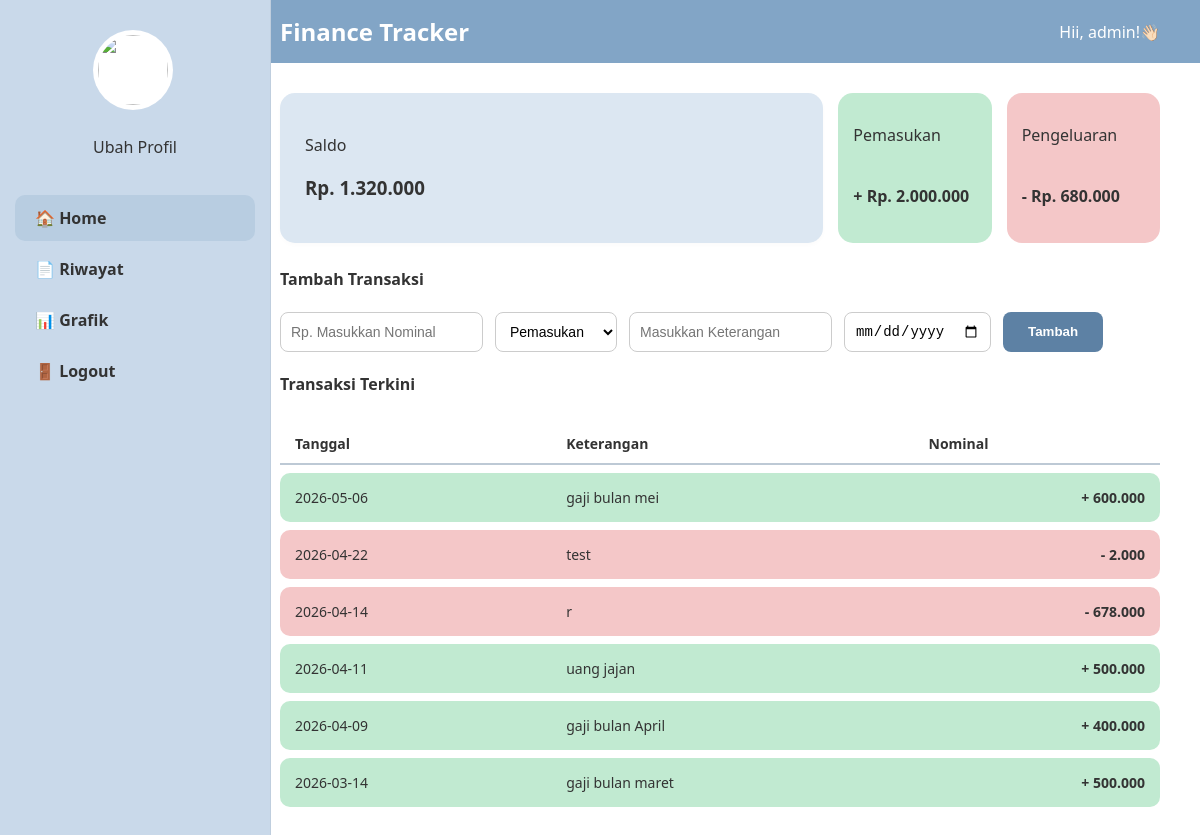
Screenshot of /dashboard.php (signed in) with the database file from the repository.
### tables this page shows
CREATE TABLE `transaksi` (
  `id` int(11) NOT NULL,
  `tanggal` date DEFAULT NULL,
  `jenis` enum('pemasukan','pengeluaran') DEFAULT NULL,
  `kategori` varchar(50) DEFAULT NULL,
  `jumlah` int(11) DEFAULT NULL,
  `keterangan` text DEFAULT NULL,
  `user_id` int(11) DEFAULT NULL
);

### dashboard.php (the view, shortened to what this page needs)
<?php
include "koneksi.php";
$username = $_SESSION['username'];
$stmt_user = mysqli_prepare($conn, "SELECT id FROM user WHERE username=?");
mysqli_stmt_bind_param($stmt_user, "s", $username);
mysqli_stmt_execute($stmt_user);
$user_id = mysqli_stmt_get_result($stmt_user)->fetch_assoc()['id'] ?? 0;
$stmt = mysqli_prepare($conn, "SELECT * FROM transaksi WHERE user_id=? ORDER BY tanggal DESC");
mysqli_stmt_bind_param($stmt, "i", $user_id);
mysqli_stmt_execute($stmt);
$query = mysqli_stmt_get_result($stmt);
$stmt_masuk = mysqli_prepare($conn, "SELECT SUM(jumlah) as total FROM transaksi WHERE user_id=? AND jenis='pemasukan'");
mysqli_stmt_bind_param($stmt_masuk, "i", $user_id);
mysqli_stmt_execute($stmt_masuk);
$dataMasuk = mysqli_stmt_get_result($stmt_masuk)->fetch_assoc();
$stmt_keluar = mysqli_prepare($conn, "SELECT SUM(jumlah) as total FROM transaksi WHERE user_id=? AND jenis='pengeluaran'");
mysqli_stmt_bind_param($stmt_keluar, "i", $user_id);
mysqli_stmt_execute($stmt_keluar);
$dataKeluar = mysqli_stmt_get_result($stmt_keluar)->fetch_assoc();
$totalMasuk = ($dataMasuk && $dataMasuk['total']) ? $dataMasuk['total'] : 0;
$totalKeluar = ($dataKeluar && $dataKeluar['total']) ? $dataKeluar['total'] : 0;
$saldo = $totalMasuk - $totalKeluar;
?>
<!DOCTYPE html>
<html>
<head>
    <link rel="stylesheet" href="dashboard.css">
</head>
<body>
<div class="wrapper">
    <div class="sidebar">
        <div class="profile" onclick="window.location.href='profil.php'" style="cursor: pointer;">
            <img src="profile.jpg">
            <p>Ubah Profil</p>
        </div>
        <ul>
            <li class="active" onclick="window.location.href='dashboard.php'">🏠 Home</li>
            <li onclick="window.location.href='riwayat.php'">📄 Riwayat</li>
            <li onclick="window.location.href='grafik.php'">📊 Grafik</li>
            <li onclick="window.location.href='logout.php'">🚪 Logout</li>
        </ul>
    </div>
    <div class="main">
        <div class="topbar">
            <div class="topbar-left">
                <span class="title" style="color: #ffffff; font-size: 24px; font-weight: bold;">Finance Tracker</span>
            </div>
            <div class="user">
                <span>Hii, <?php echo $_SESSION['username']; ?>!👋🏻</span>
            </div>
        </div>
        <div class="content">
            <div class="cards">
                <div class="saldo">
                    <p>Saldo</p>
                    <h3>Rp. <?php echo number_format($saldo,0,',','.'); ?></h3>
                </div>
                <div class="pemasukan">
                    <p>Pemasukan</p>
                    <h4>+ Rp. <?php echo number_format($totalMasuk,0,',','.'); ?></h4>
                </div>
                <div class="pengeluaran">
                    <p>Pengeluaran</p>
                    <h4>- Rp. <?php echo number_format($totalKeluar,0,',','.'); ?></h4>
                </div>
            </div>
            <div class="form-box">
                <h4>Tambah Transaksi</h4>
                <form action="tambah.php" method="POST">
                    <input type="number" name="nominal" placeholder="Rp. Masukkan Nominal" required>
                    <select name="tipe">
                        <option value="pemasukan">Pemasukan</option>
                    </select>
                    <input type="text" name="keterangan" placeholder="Masukkan Keterangan" required>
                    <input type="date" name="tanggal" required>
                    <button type="submit">Tambah</button>
                </form>
            </div>
            <div class="table-box">
                <h4>Transaksi Terkini</h4>
                <table>
                    <tr>
                        <th>Tanggal</th>
                        <th>Keterangan</th>
                        <th>Nominal</th>
                    </tr>
                    <?php while($row = mysqli_fetch_assoc($query)) { ?>
                    <tr class="<?php echo htmlspecialchars($row['jenis']); ?>">
                        <td><?php echo htmlspecialchars($row['tanggal']); ?></td>
                        <td><?php echo htmlspecialchars($row['keterangan']); ?></td>
                        <td>
                            <?php
                            if($row['jenis']=="pemasukan"){
                                echo "+ ";
                            } else {
                                echo "- ";
                            }
                            echo number_format($row['jumlah'],0,',','.');
                            ?>
                        </td>
                    </tr>
                    <?php } ?>
                </table>
            </div>
        </div>
    </div>
</div>
</body>
</html>

### dashboard.css (style rules this page uses)
:root { --bg-sidebar: #c9d9ea; --bg-body: #ffffff; --topbar: #82A5C6; --card-bg: #DCE7F2; --btn-primary: #5D81A4; --pastel-green: #C1EAD1; --pastel-red: #F4C7C8; }
body { margin: 0; font-family: 'Segoe UI', Tahoma, Geneva, Verdana, sans-serif; background: var(--bg-body); color: #333; }
.wrapper { display: flex; }
.sidebar { width: 240px; background: var(--bg-sidebar); height: 100vh; position: fixed; padding: 30px 15px; display: flex; flex-direction: column; align-items: center; border-right: 1px solid rgba(0,0,0,0.05); }
.profile img { width: 70px; height: 70px; background: white; border-radius: 50%; padding: 5px; margin-bottom: 10px; }
.sidebar ul { width: 100%; list-style: none; padding: 0; }
.sidebar li { padding: 12px 20px; margin: 5px 0; border-radius: 10px; font-weight: 600; display: flex; align-items: center; gap: 10px; cursor: pointer; transition: 0.2s; }
.sidebar li.active { background: #B8CDE1; }
.main { margin-left: 240px; flex: 1; }
.topbar { background: var(--topbar); padding: 15px 40px; display: flex; justify-content: space-between; align-items: center; color: white; }
.content { padding: 30px 40px; }
.cards { display: flex; gap: 15px; margin-bottom: 25px; }
.cards .saldo { background: var(--card-bg); flex: 8; padding: 25px; border-radius: 15px; box-shadow: 0 2px 5px rgba(0,0,0,0.02); }
.cards .pemasukan { background: var(--pastel-green); flex: 2; padding: 15px; border-radius: 15px; display: flex; flex-direction: column; justify-content: space-between; }
.cards .pengeluaran { background: var(--pastel-red); flex: 2; padding: 15px; border-radius: 15px; display: flex; flex-direction: column; justify-content: space-between; }
.form-box form { display: flex; gap: 12px; }
.form-box input, .form-box select { padding: 10px; border-radius: 8px; border: 1px solid #ccc; background: white; font-size: 14px; }
.form-box button { background: var(--btn-primary); color: white; border: none; padding: 10px 25px; border-radius: 8px; font-weight: bold; cursor: pointer; }
table { width: 100%; border-collapse: separate; border-spacing: 0 8px; }
th { padding: 10px 15px; text-align: left; font-size: 14px; border-bottom: 2px solid #bdc9d5; }
td { padding: 15px; font-size: 14px; font-weight: 500; }
tr.pemasukan td { background: var(--pastel-green); }
tr.pengeluaran td { background: var(--pastel-red); }
tr td:first-child { border-radius: 10px 0 0 10px; }
tr td:last-child { border-radius: 0 10px 10px 0; text-align: right; font-weight: bold; }

### rows the page displays
transaksi: tanggal "2026-05-06", keterangan "gaji bulan mei", jumlah "600.000"
transaksi: tanggal "2026-04-22", keterangan "test", jumlah "2.000"
transaksi: tanggal "2026-04-14", keterangan "r", jumlah "678.000"
transaksi: tanggal "2026-04-11", keterangan "uang jajan", jumlah "500.000"
transaksi: tanggal "2026-04-09", keterangan "gaji bulan April", jumlah "400.000"
transaksi: tanggal "2026-03-14", keterangan "gaji bulan maret", jumlah "500.000"

### other values shown
$_SESSION['username'] "admin"
$saldo "1.320.000"
$totalMasuk "2.000.000"
$totalKeluar "680.000"
